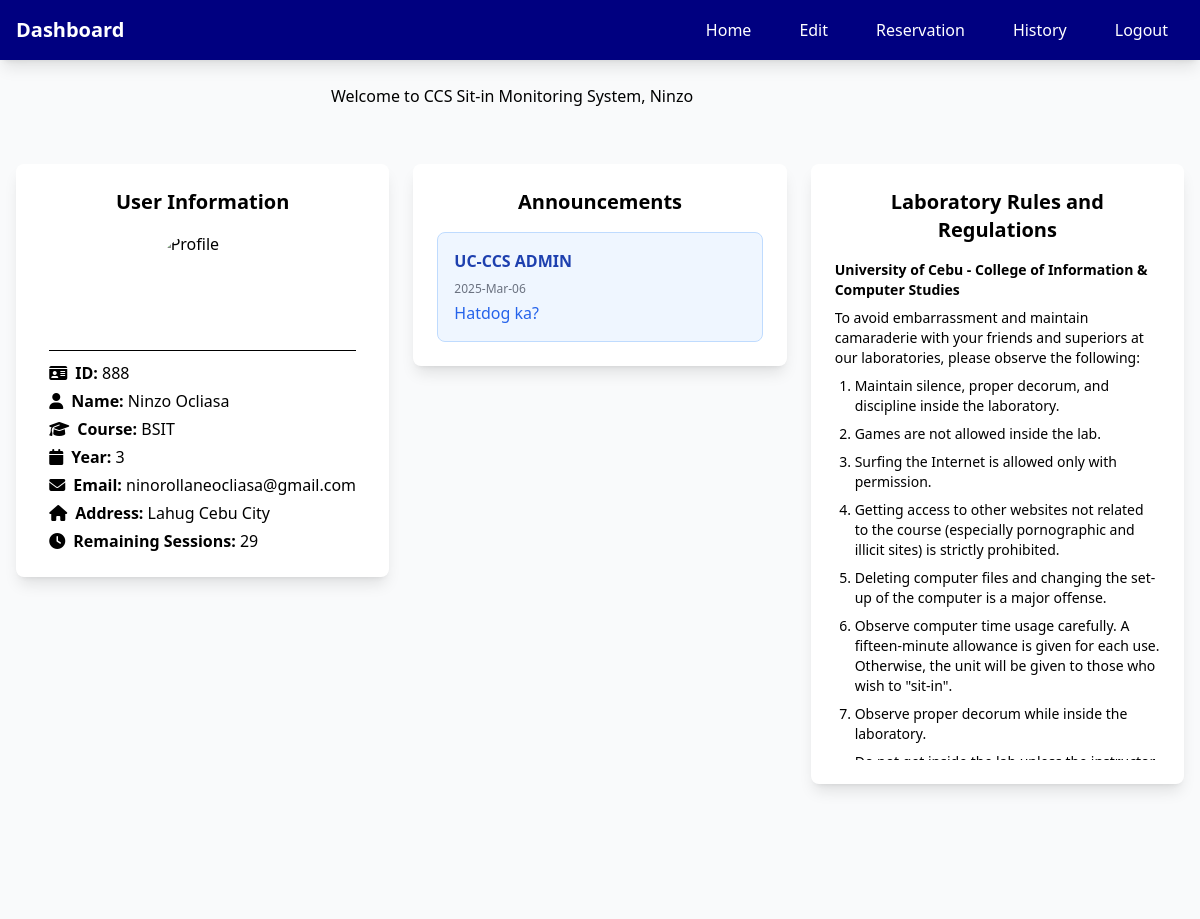
Page /index.php (signed in) on the committed database.
### tables this page shows
CREATE TABLE `students` (
  `StudID` int(11) NOT NULL,
  `IDNO` int(11) NOT NULL,
  `Last_Name` varchar(100) NOT NULL,
  `First_Name` varchar(100) NOT NULL,
  `Mid_Name` varchar(100) NOT NULL,
  `Course` varchar(100) NOT NULL,
  `Year_lvl` int(11) NOT NULL,
  `Username` varchar(100) NOT NULL,
  `Password` varchar(100) NOT NULL,
  `profile_image` varchar(255) NOT NULL,
  `Email` varchar(255) NOT NULL,
  `Address` varchar(255) NOT NULL
);

CREATE TABLE `student_session` (
  `id_number` int(11) NOT NULL,
  `remaining_sessions` int(11) NOT NULL DEFAULT 30
);

CREATE TABLE `announcements` (
  `announce_id` int(11) NOT NULL,
  `admin_username` varchar(25) NOT NULL,
  `date` varchar(25) NOT NULL,
  `message` varchar(255) NOT NULL
);

### index.php (the view, shortened to what this page needs)
<?php
include 'header.php';
$servername = "localhost";
$username = "root";
$password = "";
$database = "users";
$conn = new mysqli($servername, $username, $password, $database);
$firstname = $_SESSION['firstname'];
$sql = "SELECT s.profile_image, ss.remaining_sessions
        FROM students s
        LEFT JOIN student_session ss ON s.IDNO = ss.id_number
        WHERE s.First_Name = ?";
$stmt = $conn->prepare($sql);
$stmt->bind_param("s", $firstname);
$stmt->execute();
$result = $stmt->get_result();
$user = $result->fetch_assoc();
$profileImage = !empty($user['profile_image']) && file_exists($user['profile_image'])
    ? $user['profile_image']
    : "https://cdn-icons-png.flaticon.com/512/2815/2815428.png";
$remainingSessions = $user['remaining_sessions'] ?? 30;
$sql = "SELECT * FROM announcements ORDER BY date DESC LIMIT 10";
$result = $conn->query($sql);
$announcements = [];
if ($result->num_rows > 0) {
    while ($row = $result->fetch_assoc()) {
        $announcements[] = $row;
    }
}
?>
<link rel="stylesheet" href="https://cdnjs.cloudflare.com/ajax/libs/font-awesome/6.4.0/css/all.min.css">
<nav class="bg-primary shadow-lg">
    <div class="max-w-7xl mx-auto px-4">
        <div class="flex justify-between items-center">
            <span class="text-white text-xl font-bold py-4">Dashboard</span>
            <div class="flex space-x-4">
                <div class="hidden md:flex items-center space-x-4">
                    <a href="index.php" class="nav-link text-white hover:text-gray-200">Home</a>
                    <a href="edit_profile.php" class="nav-link text-white hover:text-gray-200">Edit</a>
                    <a href="reservation.php" class="nav-link text-white hover:text-gray-200">Reservation</a>
                    <a href="history.php" class="nav-link text-white hover:text-gray-200">History</a>
                    <a href="login.php" class="nav-link text-white hover:text-gray-200">Logout</a>
                </div>
            </div>
        </div>
    </div>
</nav>
<header class="text-black py-6 slide-in-top text-center">
    <div class="container text-center">
        <h1>Welcome to CCS Sit-in Monitoring System, <?php echo htmlspecialchars($firstname) ?></h1>
    </div>
</header>
<div class="max-w-7xl mx-auto px-4 py-8">
    <div class="grid grid-cols-1 md:grid-cols-3 gap-6">
        <div class="bg-white rounded-lg shadow-lg p-6 h-fit slide-in-top animation-delay-100">
            <h5 class="text-xl font-semibold mb-4 text-center">User Information</h5>
            <div class="flex flex-col items-center">
                <img src="<?php echo htmlspecialchars($profileImage); ?>"
                     alt="Profile"
                     class="w-24 h-24 rounded-full mb-3 object-cover">
                <div class="space-y-1">
                <hr>
                    <p><i class="fas fa-id-card mr-2"></i><span class="font-semibold">ID:</span> <?php echo htmlspecialchars($_SESSION['IDNO']); ?></p>
                    <p><i class="fas fa-user mr-2"></i><span class="font-semibold">Name:</span> <?php echo htmlspecialchars($_SESSION['firstname'] . " " . $_SESSION['lastname']); ?></p>
                    <p><i class="fas fa-graduation-cap mr-2"></i><span class="font-semibold">Course:</span> <?php echo htmlspecialchars($_SESSION['course']); ?></p>
                    <p><i class="fas fa-calendar mr-2"></i><span class="font-semibold">Year:</span> <?php echo htmlspecialchars($_SESSION['yearlvl']); ?></p>
                    <p><i class="fas fa-envelope mr-2"></i><span class="font-semibold">Email:</span> <?php echo htmlspecialchars($_SESSION['Email'] ?? 'Not set'); ?></p>
                    <p class="max-w-xs break-words"><i class="fas fa-home mr-2"></i><span class="font-semibold">Address:</span> <?php echo htmlspecialchars($_SESSION['Address'] ?? 'Not set'); ?></p>
                    <p><i class="fas fa-clock mr-2"></i><span class="font-semibold">Remaining Sessions:</span> <?php echo htmlspecialchars($remainingSessions); ?></p>
                </div>
            </div>
        </div>
        <div class="bg-white rounded-lg shadow-lg p-6 h-fit slide-in-top animation-delay-200">
            <h5 class="text-xl font-semibold mb-4 text-center">Announcements</h5>
            <div class="space-y-4 scrollable-content max-h-64">
                <?php if (empty($announcements)): ?>
                    <div class="bg-blue-50 border border-blue-200 rounded-lg p-4">
                        <h6 class="font-semibold text-blue-800 mb-2">UC-CCS ADMIN</h6>
                        <p class="text-blue-600">No announcements available at this time.</p>
                    </div>
                <?php else: ?>
                    <?php foreach ($announcements as $index => $announcement):
                        $isNew = (strtotime($announcement['date']) > strtotime('-1 day'));
                        $class = $isNew ? 'new-announcement' : '';
                    ?>
                        <div class="bg-blue-50 border border-blue-200 rounded-lg p-4 <?php echo $class; ?>">
                            <h6 class="font-semibold text-blue-800 mb-2">
                                UC-CCS ADMIN
                            </h6>
                            <p class="text-gray-500 text-xs mb-1"><?php echo date('Y-M-d', strtotime($announcement['date'])); ?></p>
                            <p class="text-blue-600"><?php echo htmlspecialchars($announcement['message']); ?></p>
                        </div>
                    <?php endforeach; ?>
                <?php endif; ?>
            </div>
        </div>
        <div class="bg-white rounded-lg shadow-lg p-6 h-fit slide-in-top animation-delay-300">
            <h5 class="text-xl font-semibold mb-4 text-center">Laboratory Rules and Regulations</h5>
            <div class="space-y-2 text-sm scrollable-content">
                <p class="font-semibold mb-2">University of Cebu - College of Information & Computer Studies</p>
                <p class="mb-4">To avoid embarrassment and maintain camaraderie with your friends and superiors at our laboratories, please observe the following:</p>
                <ul class="list-decimal pl-5 space-y-2">
                    <li>Maintain silence, proper decorum, and discipline inside the laboratory.</li>
                    <li>Games are not allowed inside the lab.</li>
                    <li>Surfing the Internet is allowed only with permission.</li>
                    <li>Getting access to other websites not related to the course (especially pornographic and illicit sites) is strictly prohibited.</li>
                    <li>Deleting computer files and changing the set-up of the computer is a major offense.</li>
                    <li>Observe computer time usage carefully. A fifteen-minute allowance is given for each use. Otherwise, the unit will be given to those who wish to "sit-in".</li>
                    <li>Observe proper decorum while inside the laboratory.</li>
                    <p>Do not get inside the lab unless the instructor is present.
                    All bags, knapsacks, and the likes must be deposited at the counter.
                    Follow the seating arrangement of your instructor.
                    At the end of class, all software programs must be closed.
                    Return all chairs to their proper places after using.</p>
                </ul>
            </div>
        </div>
    </div>
</div>
</body>
</html>

### index.php (style rules this page uses)
hr { border: none; height: 1px; background-color: #000000; margin: 10px 0; }
.scrollable-content { max-height: 500px; overflow-y: auto; scrollbar-width: thin; scrollbar-color: #718096 #EDF2F7; }

### rows in the picture
students: student_session.remaining_sessions "29"
announcements: date "2025-Mar-06", message "Hatdog ka?"

### other values in the picture
$firstname "Ninzo"
$_SESSION['IDNO'] "888"
$_SESSION['firstname'] . " " . $_SESSION['lastname'] "Ninzo Ocliasa"
$_SESSION['course'] "BSIT"
$_SESSION['yearlvl'] "3"
$_SESSION['Email'] "ninorollaneocliasa@gmail.com"
$_SESSION['Address'] "Lahug Cebu City"
